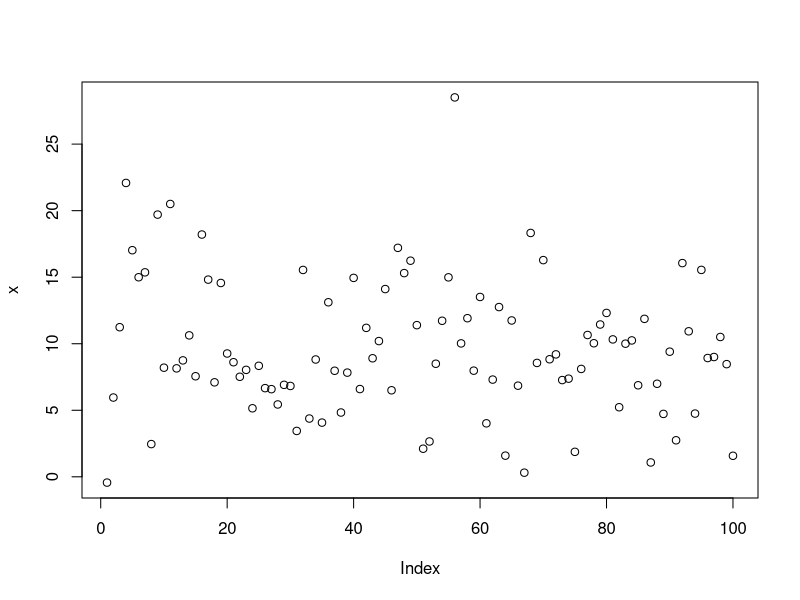
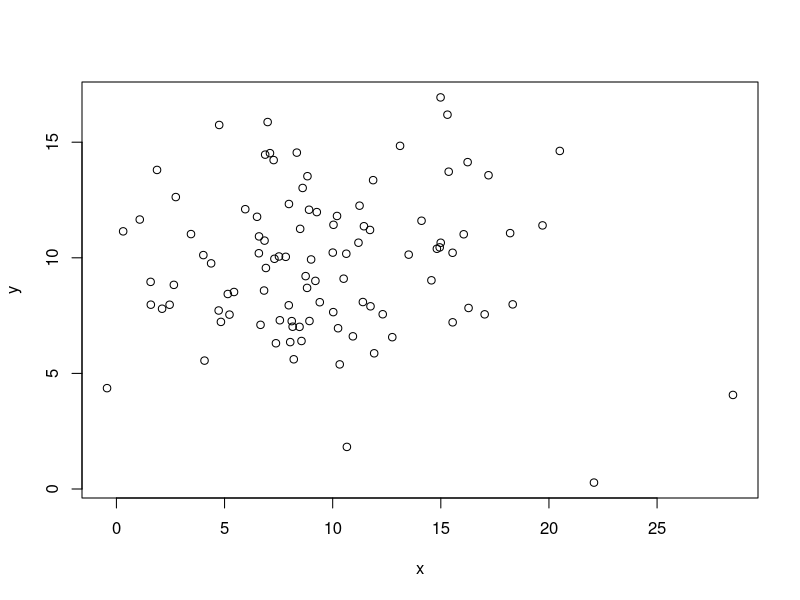
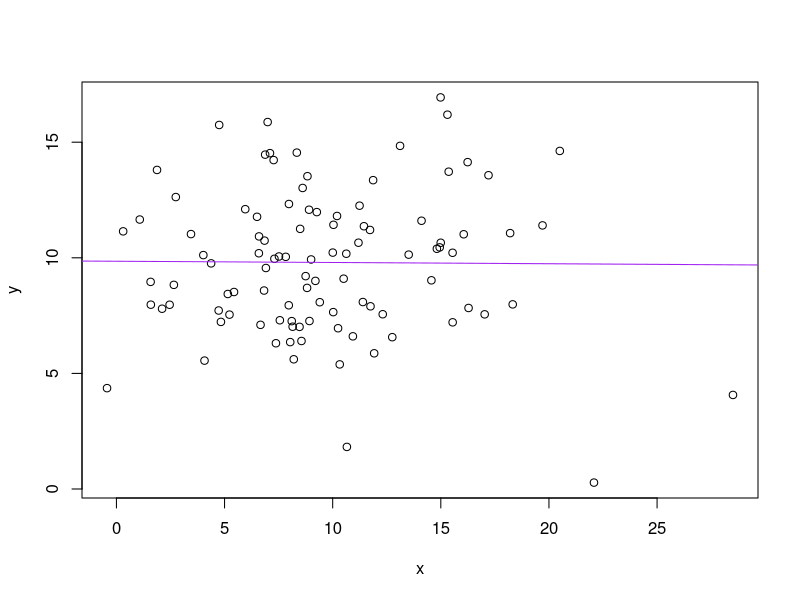

These figures' R source, in order:
#test Script

x = rnorm(100,mean = 10, sd = 5)
plot(x)

y = rnorm(100, mean =10, sd = 3)
plot(x,y)

df <- data.frame(x,y)

lm1 = lm(y~x, data = df)
plot(x,y)
abline(coefficients(lm1)[1], coefficients(lm1)[2], col= 'purple')

#abline is reg line.
